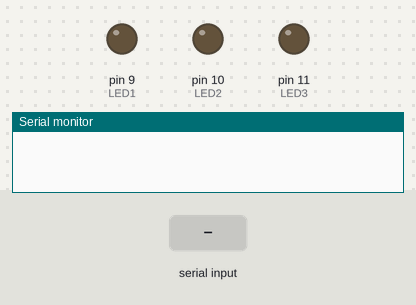
This sketch was run on a simulated Arduino Uno, built with avr-gcc and run on an emulated ATmega328P. On the bench: output pins drawn as LEDs (lit = HIGH), the last lines printed to the serial monitor. Inputs (shaded band) come from the test bench.

Above: at 1.3 s.
1.4 s: "2" received over the second serial link
At 2.6 s:
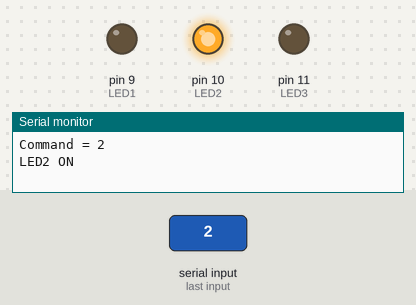
2.9 s: "4" received over the second serial link
At 3.8 s:
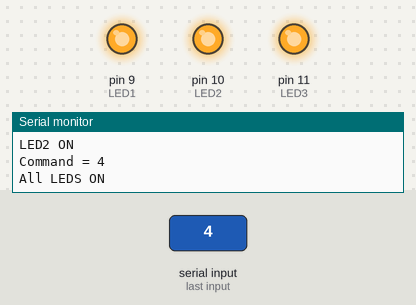
4.4 s: "3" received over the second serial link
At 4.9 s:
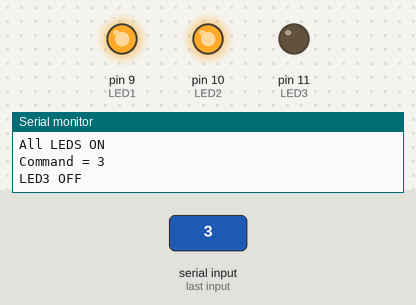
5.9 s: "2" received over the second serial link
At 7.1 s:
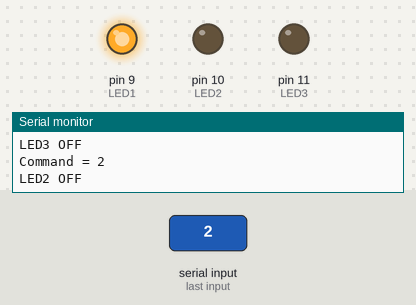
7.4 s: "3" received over the second serial link
At 8.4 s:
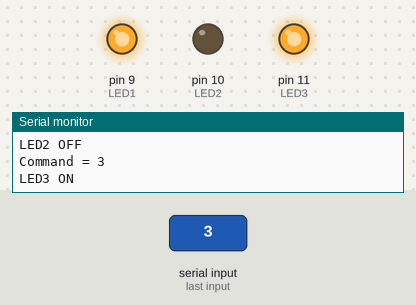
Timing chart, 0 to 9.9 s (numbered marks = the images above; inputs shaded):
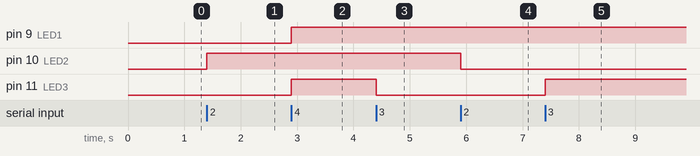

Measured:
- after the input at 1.4 s, pin 10 (LED2): LOW → HIGH at once
- after the input at 2.9 s, pin 9 (LED1), pin 11 (LED3): LOW → HIGH at once
- after the input at 4.4 s, pin 11 (LED3): HIGH → LOW at once
- after the input at 5.9 s, pin 10 (LED2): HIGH → LOW at once
- after the input at 7.4 s, pin 11 (LED3): LOW → HIGH at once

The sketch:

Bluetooth.ino
```cpp
#include <SoftwareSerial.h>

int bluetooth_Tx = 2;
int bluetooth_Rx = 3;
int LED1 = 9;
int LED2 = 10;
int LED3 = 11;
bool toggle1 = false;
bool toggle2 = false;
bool toggle3 = false;
SoftwareSerial bluetooth(bluetooth_Tx, bluetooth_Rx);

void setup()
{
  Serial.begin(9600);
  delay(100);
  bluetooth.begin(9600);
  pinMode(LED1, OUTPUT);
  pinMode(LED2, OUTPUT);
  pinMode(LED3, OUTPUT);
}

void loop()
{
  char cmd;

  if(bluetooth.available() ) {
    cmd = (char)bluetooth.read();
    Serial.print("Command = ");
    Serial.println(cmd);

    if( cmd == '1' ) {
      if(toggle1 == true) {
        toggle1 = false;
        Serial.println("LED1 ON");
        digitalWrite(LED1, HIGH);
      } else {
        toggle1 = true;
        Serial.println("LED1 OFF");
        digitalWrite(LED1, LOW);
      }
    }

    else if( cmd == '2' ) {
      if(toggle2 = !toggle2) {
        Serial.println("LED2 ON");
        digitalWrite(LED2, HIGH);
      } else {
        Serial.println("LED2 OFF");
        digitalWrite(LED2, LOW);
      }
    }

    else if( cmd == '3' ) {
      if(toggle3 = !toggle3) {
        Serial.println("LED3 ON");
        digitalWrite(LED3, HIGH);
      } else {
        Serial.println("LED3 OFF");
        digitalWrite(LED3, LOW);
      }
    }

    else if( cmd == '4' ) {
      toggle1 = true;
      toggle2 = true;
      toggle3 = true;

      Serial.println("All LEDS ON");
      digitalWrite(LED1, HIGH);
      digitalWrite(LED2, HIGH);
      digitalWrite(LED3, HIGH);
    }

    else if( cmd == '5' ) {
      toggle1 = false;
      toggle2 = false;
      toggle3 = false;

      Serial.println("All LEDS OFF");
      digitalWrite(LED1, LOW);
      digitalWrite(LED2, LOW);
      digitalWrite(LED3, LOW);
    }

  }
}
```
